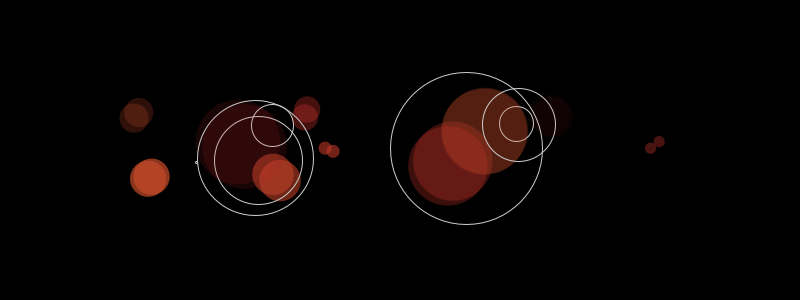
Frame 1 (no input)
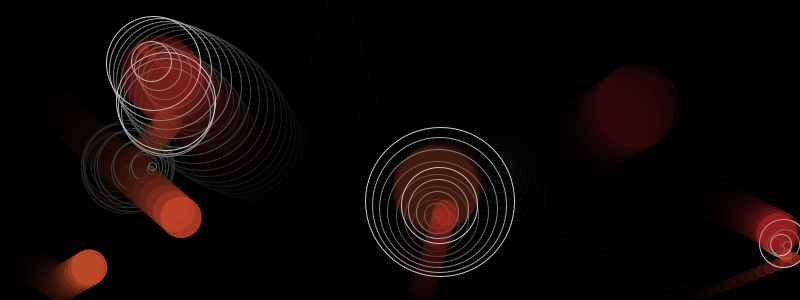
Frame 60 (the mouse pressed at the canvas centre just before this capture)
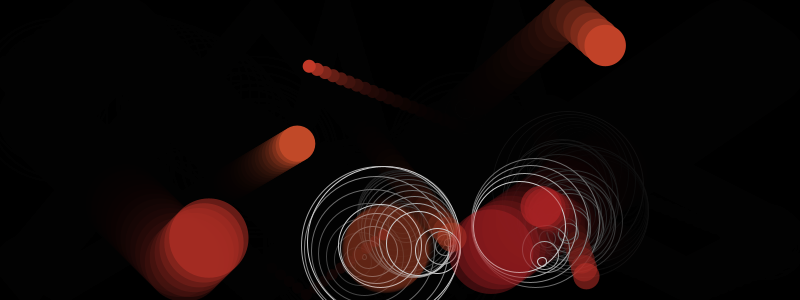
Frame 120 (the mouse held since frame 60 and released just before this capture)

The Processing sketch that drew these frames (run headless with seeded random() and noise(); from frame 60 on, the mouse is pressed at the canvas centre):

// Processing sketch: processing_124064
// ── processing_124064.pde

// Exercise [ X ] : class object & array & move
// modify 
// lin wenyu  (ken3101462@gmail.com)

int _num = 10;
Circle[] _circleArr= {
};

void setup() {
  size(800, 300);
  background(0);
  smooth();
  strokeWeight(1);
  fill(150, 50);
  drawCircles();
}

void draw() {
  for (int i=0;i<_circleArr.length;i++) {
    Circle thisCirc=_circleArr[i];
    thisCirc.updateMe();
  }
  fill(0, 50);
  rect(0, 0, width, height);
}

void mouseReleased() {
  drawCircles();
}

void drawCircles() {
  for (int i=0; i<_num; i++) {
    Circle thisCirc = new Circle();
    thisCirc.drawMe();
    _circleArr =(Circle[])append(_circleArr, thisCirc);
  }
}

class Circle {
  float x, y;
  float radius;
  color linecol, fillcol;
  float alph;
  float xmove, ymove;
  Circle() {
    x = random(110, width-110);
    y = random(110, height-110);
    radius = random(80)+10 ;
    linecol = color(240, random(40, 100), 50);
    fillcol = color(240, random(40, 100), 50);
    alph = random(200);
    xmove=random(20)-10;
    ymove=random(20)-10;
  }
  void drawMe() {
    noStroke();
    fill(fillcol, alph);
    ellipse(x, y, radius, radius);
  }
  void updateMe() {
    x += xmove;
    y += ymove;
    if (x > (width-radius/2)) { 
      xmove=-xmove;
    }
    if (x < (0+radius/2)) { 
      xmove=-xmove;
    }
    if (y > (height-radius/2)) { 
      ymove=-ymove;
    }
    if (y < (0+radius/2)) { 
      ymove=-ymove;
    }
    boolean touching = false;
    for (int i=0; i<_circleArr.length; i++) {
      Circle otherCirc = _circleArr[i];
      if (otherCirc != this) {
        float dis = dist(x, y, otherCirc.x, otherCirc.y);
        float overlap = dis - radius/2 - otherCirc.radius;
        if (overlap < 0) {
          float midx, midy;
          midx = (x + otherCirc.x)/2;
          midy = (y + otherCirc.y)/2;
          stroke(255);
          noFill();
          overlap *= 2;
          ellipse(midx, midy, overlap, overlap);
          touching = true;
          break;
        }
      }
    }
    if (touching) {
      if (alph > 0) { 
        alph--;
      }
    } 
    else {
      if (alph<255) { 
        alph += 2;
      }
    }
    drawMe();
  }
}
